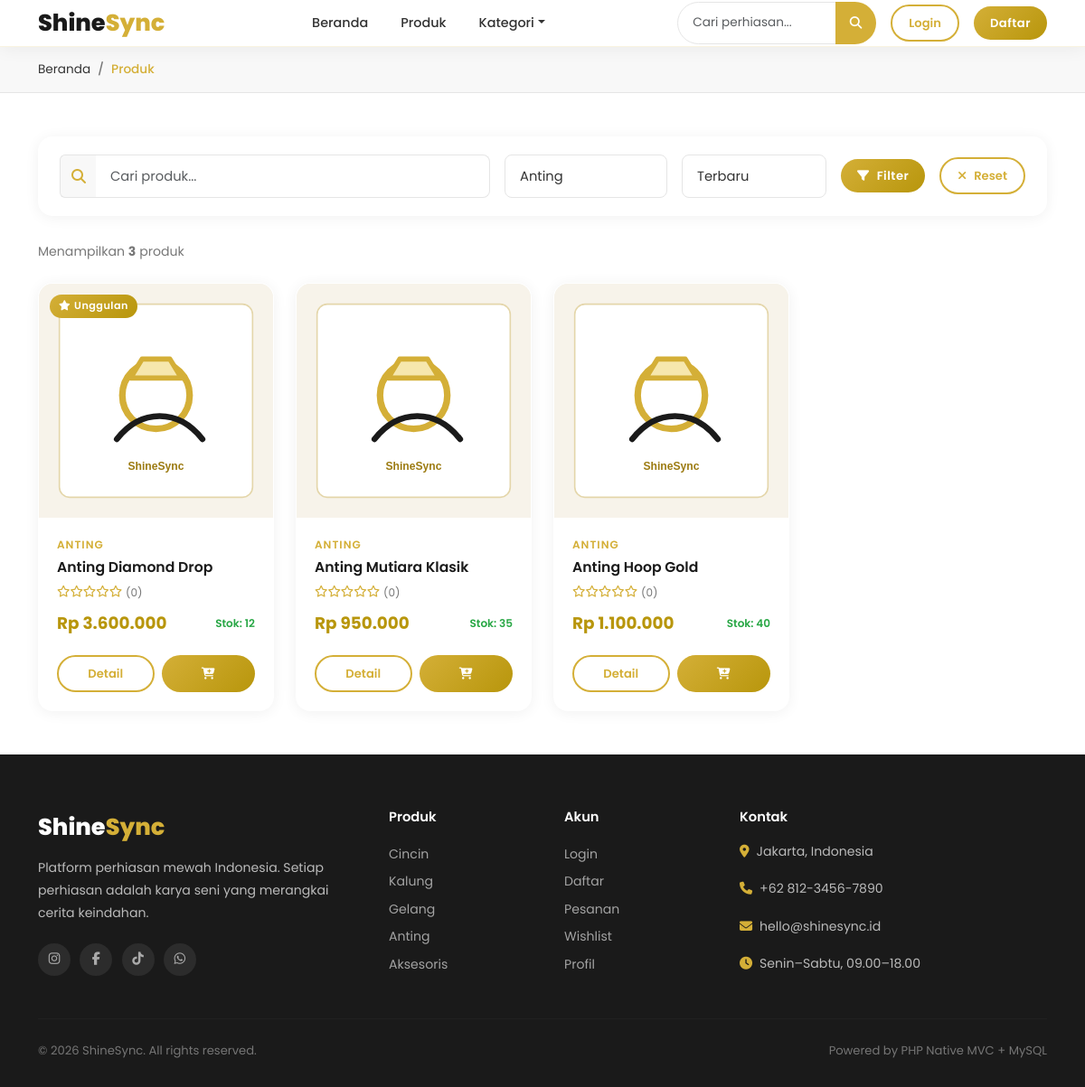
Screenshot of /products?category=4 with the database file from the repository.
### tables this page shows
CREATE TABLE `products` (
  `id` int UNSIGNED NOT NULL,
  `category_id` int UNSIGNED NOT NULL,
  `name` varchar(200) NOT NULL,
  `slug` varchar(220) NOT NULL,
  `description` text,
  `price` decimal(15,2) NOT NULL DEFAULT '0.00',
  `stock` int NOT NULL DEFAULT '0',
  `weight` decimal(8,2) DEFAULT '0.00',
  `material` varchar(100) DEFAULT NULL,
  `image` varchar(255) DEFAULT NULL,
  `is_featured` tinyint(1) DEFAULT '0',
  `is_active` tinyint(1) DEFAULT '1',
  `created_at` timestamp NULL DEFAULT CURRENT_TIMESTAMP,
  `updated_at` timestamp NULL DEFAULT CURRENT_TIMESTAMP ON UPDATE CURRENT_TIMESTAMP
);

CREATE TABLE `categories` (
  `id` int UNSIGNED NOT NULL,
  `name` varchar(100) NOT NULL,
  `slug` varchar(120) NOT NULL,
  `description` text,
  `image` varchar(255) DEFAULT NULL,
  `is_active` tinyint(1) NOT NULL DEFAULT '1',
  `created_at` timestamp NULL DEFAULT CURRENT_TIMESTAMP
);

### app/core/Controller.php (called while the page is built, shortened)
<?php
class Controller
{
    protected function view(string $viewPath, array $data = []): void
    {
        extract($data);
        $file = __DIR__ . '/../views/' . $viewPath . '.php';
        require $file;
    }
}

### app/controllers/ProductController.php (called while the page is built, shortened)
<?php
class ProductController extends Controller
{
    private Product $model;
    private Category $catModel;
    public function __construct()
    {
        $this->model    = new Product();
        $this->catModel = new Category();
    }
    public function index(): void
    {
        $categoryId = (int)($_GET['category'] ?? 0);
        $search     = trim($_GET['q'] ?? '');
        $sort       = $_GET['sort'] ?? 'newest';
        $categories = $this->catModel->getAll();
        $products   = $this->model->getActiveWithRating($categoryId, $search, $sort);
        $this->view('customer/catalog', compact('products', 'categories', 'categoryId', 'search', 'sort', 'pageTitle'));
    }
}

### app/core/Database.php (called while the page is built, shortened)
<?php
class Database
{
    private static ?Database $instance = null;
    private mysqli $conn;
    private function __construct()
    {
        $this->conn = new mysqli(DB_HOST, DB_USER, DB_PASS, DB_NAME, DB_PORT);
        $this->conn->set_charset(DB_CHARSET);
    }
    public static function getInstance(): Database
    {
        if (self::$instance === null) {
            self::$instance = new self();
        }
        return self::$instance;
    }
    public function query(string $sql, array $params = []): array
    {
        if (empty($params)) {
            $result = $this->conn->query($sql);
            return $result->fetch_all(MYSQLI_ASSOC) ?: [];
        }
        $stmt = $this->prepare($sql, $params);
        $stmt->execute();
        $result = $stmt->get_result();
        return $result ? $result->fetch_all(MYSQLI_ASSOC) : [];
    }
    private function prepare(string $sql, array $params): mysqli_stmt
    {
        $stmt = $this->conn->prepare($sql);
        $types = '';
        foreach ($params as $p) {
            if (is_int($p))   $types .= 'i';
            elseif (is_float($p)) $types .= 'd';
            else $types .= 's';
        }
        $stmt->bind_param($types, ...$params);
        return $stmt;
    }
}

### app/core/Model.php (called while the page is built, shortened)
<?php
class Model
{
    public function __construct()
    {
        $this->db = Database::getInstance();
    }
}

### app/models/Category.php (called while the page is built, shortened)
<?php
class Category extends Model
{
    public function getAll(): array
    {
        return $this->db->query(
            "SELECT c.*, COUNT(p.id) AS product_count
             FROM categories c
             LEFT JOIN products p ON c.id = p.category_id AND p.is_active = 1
             WHERE c.is_active = 1
             GROUP BY c.id
             ORDER BY c.name ASC"
        );
    }
}

### app/models/Product.php (called while the page is built, shortened)
<?php
class Product extends Model
{
    public function getActiveWithRating(int $categoryId = 0, string $search = '', string $sort = 'newest'): array
    {
        $sortMap = [
            'newest'    => 'p.created_at DESC',
            'oldest'    => 'p.created_at ASC',
            'price_asc' => 'p.price ASC',
            'price_desc'=> 'p.price DESC',
            'rating'    => 'avg_rating DESC',
        ];
        $orderBy = $sortMap[$sort] ?? 'p.created_at DESC';
        $where  = ['p.is_active = 1'];
        $params = [];
        if ($categoryId > 0) {
            $where[] = 'p.category_id = ?';
            $params[] = $categoryId;
        }
        $whereStr = 'WHERE ' . implode(' AND ', $where);
        return $this->db->query(
            "SELECT p.*, c.name AS category_name,
                    COALESCE(AVG(r.rating), 0) AS avg_rating,
                    COUNT(DISTINCT r.id)        AS review_count
             FROM products p
             LEFT JOIN categories c ON p.category_id = c.id
             LEFT JOIN reviews r    ON p.id = r.product_id AND r.is_approved = 1
             {$whereStr}
             GROUP BY p.id
             ORDER BY {$orderBy}",
            $params
        );
    }
}

### app/core/Session.php (called while the page is built, shortened)
<?php
class Session
{
    public static function isLoggedIn(): bool
    {
        return isset($_SESSION['user_id']);
    }
}

### app/views/customer/catalog.php (the view, shortened to what this page needs)
<?php
include __DIR__ . '/../layouts/header.php';
function formatRp($n) { return 'Rp ' . number_format($n,0,',','.'); }
function renderStar($avg) { $f=round($avg); $o=''; for($i=1;$i<=5;$i++) $o.='<i class="'.($i<=$f?'fas':'far').' fa-star"></i>'; return $o; }
function prodImg($img) { if($img&&file_exists(UPLOAD_PATH.'products/'.$img)) return APP_URL.'/uploads/products/'.$img; return APP_URL.'/public/images/no-image.svg'; }
?>
<div class="ss-breadcrumb">
  <div class="container">
    <nav aria-label="breadcrumb"><ol class="breadcrumb mb-0">
      <li class="breadcrumb-item"><a href="<?= APP_URL ?>">Beranda</a></li>
      <li class="breadcrumb-item active">Produk</li>
    </ol></nav>
  </div>
</div>
<section class="ss-section-sm">
  <div class="container">
    <div class="filter-bar">
      <form method="GET" action="<?= APP_URL ?>/products" class="d-flex flex-wrap align-items-center gap-3 w-100">
        <div class="flex-grow-1" style="min-width:200px;">
          <div class="input-group">
            <span class="input-group-text" style="background:#F8F8F8;border:1.5px solid #E5E5E5;border-right:none;">
              <i class="fas fa-search" style="color:#D4AF37;"></i>
            </span>
            <input type="text" name="q" class="form-control" placeholder="Cari produk..." value="<?= htmlspecialchars($search) ?>" style="border-left:none;">
          </div>
        </div>
        <select name="category" class="form-select" style="width:180px;">
          <?php foreach ($categories as $cat): ?>
          <option value="<?= $cat['id'] ?>" <?= $categoryId==$cat['id']?'selected':'' ?>><?= htmlspecialchars($cat['name']) ?></option>
          <?php endforeach; ?>
        </select>
        <select name="sort" class="form-select" style="width:160px;">
          <option value="newest"    <?= $sort=='newest'    ?'selected':'' ?>>Terbaru</option>
        </select>
        <button type="submit" class="btn-gold btn-sm"><i class="fas fa-filter"></i> Filter</button>
        <?php if ($search||$categoryId): ?>
        <a href="<?= APP_URL ?>/products" class="btn-outline-gold btn-sm"><i class="fas fa-times"></i> Reset</a>
        <?php endif; ?>
      </form>
    </div>
    <div class="d-flex justify-content-between align-items-center mb-4">
      <p style="color:#777;font-size:.88rem;margin:0;">
        Menampilkan <strong><?= count($products) ?></strong> produk
      </p>
    </div>
    <?php if (empty($products)): ?>
    <div class="empty-state">
      <div class="empty-icon"><i class="fas fa-search"></i></div>
      <h4>Produk Tidak Ditemukan</h4>
      <p>Coba kata kunci lain atau reset filter pencarian.</p>
      <a href="<?= APP_URL ?>/products" class="btn-gold">Lihat Semua Produk</a>
    </div>
    <?php else: ?>
    <div class="row g-4">
      <?php foreach ($products as $i => $p): ?>
      <div class="col-6 col-md-4 col-xl-3 reveal" style="transition-delay:<?= min($i,7)*0.06 ?>s;">
        <div class="product-card">
          <div class="card-img-wrap">
            <a href="<?= APP_URL ?>/products/<?= $p['slug'] ?>">
              <img src="<?= prodImg($p['image']) ?>" alt="<?= htmlspecialchars($p['name']) ?>" loading="lazy">
            </a>
            <div class="card-badges">
              <?php if ($p['is_featured']): ?><span class="badge-gold"><i class="fas fa-star me-1"></i>Unggulan</span><?php endif; ?>
            </div>
          </div>
          <div class="card-body">
            <p class="card-category"><?= htmlspecialchars($p['category_name'] ?? '') ?></p>
            <h6 class="card-title"><a href="<?= APP_URL ?>/products/<?= $p['slug'] ?>" style="color:inherit;"><?= htmlspecialchars($p['name']) ?></a></h6>
            <div class="card-rating">
              <span class="stars"><?= renderStar($p['avg_rating']) ?></span>
              <span class="rating-count">(<?= $p['review_count'] ?>)</span>
            </div>
            <div class="d-flex align-items-center justify-content-between">
              <div class="card-price"><?= formatRp($p['price']) ?></div>
              <small style="color:<?= $p['stock']>0?'#28A745':'#DC3545' ?>;font-size:.75rem;font-weight:600;">
                <?= $p['stock']>0?"Stok: {$p['stock']}":'Habis' ?>
              </small>
            </div>
          </div>
          <div class="card-footer">
            <a href="<?= APP_URL ?>/products/<?= $p['slug'] ?>" class="btn-outline-gold btn-sm" style="flex:1;justify-content:center;">Detail</a>
            <?php if ($p['stock'] > 0 && Session::isLoggedIn()): ?>
            <button class="btn-gold btn-sm btn-add-cart" data-id="<?= $p['id'] ?>" style="flex:1;justify-content:center;">
              <i class="fas fa-cart-plus"></i>
            </button>
            <?php elseif ($p['stock'] > 0): ?>
            <a href="<?= APP_URL ?>/auth/login" class="btn-gold btn-sm" style="flex:1;justify-content:center;"><i class="fas fa-cart-plus"></i></a>
            <?php else: ?>
            <button class="btn-sm" disabled style="flex:1;background:#F5F5F5;border:none;border-radius:50px;color:#999;">Habis</button>
            <?php endif; ?>
          </div>
        </div>
      </div>
      <?php endforeach; ?>
    </div>
    <?php endif; ?>
  </div>
</section>
<?php include __DIR__ . '/../layouts/footer.php'; ?>

### rows the page displays
products: is_featured 1 (drawn), category.name "ANTING", name "Anting Diamond Drop", review_count "0", price "Rp 3.600.000", stock "12"
products: category.name "ANTING", name "Anting Mutiara Klasik", review_count "0", price "Rp 950.000", stock "35"
products: category.name "ANTING", name "Anting Hoop Gold", review_count "0", price "Rp 1.100.000", stock "40"

### other values shown
count($products) "3"
form field category "Anting"
